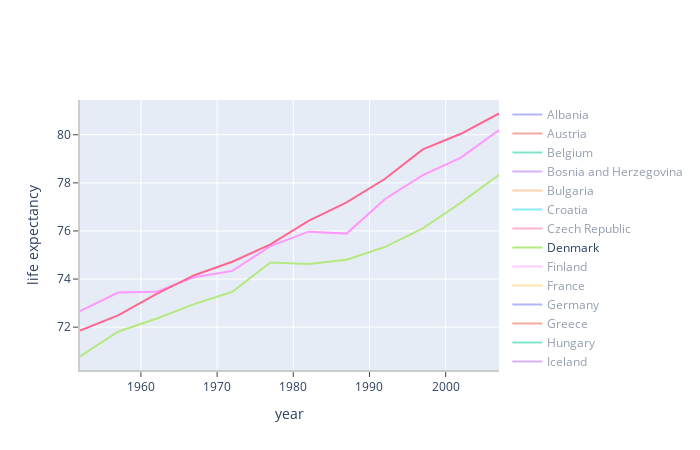

Source (notebook cell):
### Code cell
import plotly.graph_objs as go

countries = europe['country'].unique()

fig = go.Figure()

# Creating traces by looping over countries
for country in countries:
    is_country = europe['country'] == country
    trace = go.Scatter(x=europe[is_country]['year'],
                    y=europe[is_country]['lifeExp'],
                    mode="lines",
                    name=country)
    fig.add_trace(trace)

fig.update_layout(xaxis=dict(
        title="year",
        linecolor='rgb(204, 204, 204)',
        linewidth=2,
        ticks='outside',
    ),
    yaxis=dict(
        title="life expectancy",
        linecolor='rgb(204, 204, 204)',
        linewidth=2,
        ticks='outside',
    ),
    autosize=False,
)

fig.show()

### Figure 1 — Plotly figure (JSON) as saved in the notebook; plotly's stock layout.template omitted (floating-point values rounded to 4 significant figures)
{"data": [{"mode": "lines", "name": "Albania", "type": "scatter", "visible": "legendonly", "x": [1952, 1957, 1962, 1967, 1972, 1977, 1982, 1987, 1992, 1997, 2002, 2007], "y": [55.23, 59.28, 64.82, 66.22, 67.69, 68.93, 70.42, 72, 71.58, 72.95, 75.65, 76.42]}, {"mode": "lines", "name": "Austria", "type": "scatter", "visible": "legendonly", "x": [1952, 1957, 1962, 1967, 1972, 1977, 1982, 1987, 1992, 1997, 2002, 2007], "y": [66.8, 67.48, 69.54, 70.14, 70.63, 72.17, 73.18, 74.94, 76.04, 77.51, 78.98, 79.83]}, {"mode": "lines", "name": "Belgium", "type": "scatter", "visible": "legendonly", "x": [1952, 1957, 1962, 1967, 1972, 1977, 1982, 1987, 1992, 1997, 2002, 2007], "y": [68, 69.24, 70.25, 70.94, 71.44, 72.8, 73.93, 75.35, 76.46, 77.53, 78.32, 79.44]}, {"mode": "lines", "name": "Bosnia and Herzegovina", "type": "scatter", "visible": "legendonly", "x": [1952, 1957, 1962, 1967, 1972, 1977, 1982, 1987, 1992, 1997, 2002, 2007], "y": [53.82, 58.45, 61.93, 64.79, 67.45, 69.86, 70.69, 71.14, 72.18, 73.24, 74.09, 74.85]}, {"mode": "lines", "name": "Bulgaria", "type": "scatter", "visible": "legendonly", "x": [1952, 1957, 1962, 1967, 1972, 1977, 1982, 1987, 1992, 1997, 2002, 2007], "y": [59.6, 66.61, 69.51, 70.42, 70.9, 70.81, 71.08, 71.34, 71.19, 70.32, 72.14, 73.0]}, {"mode": "lines", "name": "Croatia", "type": "scatter", "visible": "legendonly", "x": [1952, 1957, 1962, 1967, 1972, 1977, 1982, 1987, 1992, 1997, 2002, 2007], "y": [61.21, 64.77, 67.13, 68.5, 69.61, 70.64, 70.46, 71.52, 72.53, 73.68, 74.88, 75.75]}, {"mode": "lines", "name": "Czech Republic", "type": "scatter", "visible": "legendonly", "x": [1952, 1957, 1962, 1967, 1972, 1977, 1982, 1987, 1992, 1997, 2002, 2007], "y": [66.87, 69.03, 69.9, 70.38, 70.29, 70.71, 70.96, 71.58, 72.4, 74.01, 75.51, 76.49]}, {"mode": "lines", "name": "Denmark", "type": "scatter", "visible": true, "x": [1952, 1957, 1962, 1967, 1972, 1977, 1982, 1987, 1992, 1997, 2002, 2007], "y": [70.78, 71.81, 72.35, 72.96, 73.47, 74.69, 74.63, 74.8, 75.33, 76.11, 77.18, 78.33]}, {"mode": "lines", "name": "Finland", "type": "scatter", "visible": "legendonly", "x": [1952, 1957, 1962, 1967, 1972, 1977, 1982, 1987, 1992, 1997, 2002, 2007], "y": [66.55, 67.49, 68.75, 69.83, 70.87, 72.52, 74.55, 74.83, 75.7, 77.13, 78.37, 79.31]}, {"mode": "lines", "name": "France", "type": "scatter", "visible": "legendonly", "x": [1952, 1957, 1962, 1967, 1972, 1977, 1982, 1987, 1992, 1997, 2002, 2007], "y": [67.41, 68.93, 70.51, 71.55, 72.38, 73.83, 74.89, 76.34, 77.46, 78.64, 79.59, 80.66]}, {"mode": "lines", "name": "Germany", "type": "scatter", "visible": "legendonly", "x": [1952, 1957, 1962, 1967, 1972, 1977, 1982, 1987, 1992, 1997, 2002, 2007], "y": [67.5, 69.1, 70.3, 70.8, 71, 72.5, 73.8, 74.85, 76.07, 77.34, 78.67, 79.41]}, {"mode": "lines", "name": "Greece", "type": "scatter", "visible": "legendonly", "x": [1952, 1957, 1962, 1967, 1972, 1977, 1982, 1987, 1992, 1997, 2002, 2007], "y": [65.86, 67.86, 69.51, 71, 72.34, 73.68, 75.24, 76.67, 77.03, 77.87, 78.26, 79.48]}, {"mode": "lines", "name": "Hungary", "type": "scatter", "visible": "legendonly", "x": [1952, 1957, 1962, 1967, 1972, 1977, 1982, 1987, 1992, 1997, 2002, 2007], "y": [64.03, 66.41, 67.96, 69.5, 69.76, 69.95, 69.39, 69.58, 69.17, 71.04, 72.59, 73.34]}, {"mode": "lines", "name": "Iceland", "type": "scatter", "visible": "legendonly", "x": [1952, 1957, 1962, 1967, 1972, 1977, 1982, 1987, 1992, 1997, 2002, 2007], "y": [72.49, 73.47, 73.68, 73.73, 74.46, 76.11, 76.99, 77.23, 78.77, 78.95, 80.5, 81.76]}, {"mode": "lines", "name": "Ireland", "type": "scatter", "visible": "legendonly", "x": [1952, 1957, 1962, 1967, 1972, 1977, 1982, 1987, 1992, 1997, 2002, 2007], "y": [66.91, 68.9, 70.29, 71.08, 71.28, 72.03, 73.1, 74.36, 75.47, 76.12, 77.78, 78.89]}, {"mode": "lines", "name": "Italy", "type": "scatter", "visible": "legendonly", "x": [1952, 1957, 1962, 1967, 1972, 1977, 1982, 1987, 1992, 1997, 2002, 2007], "y": [65.94, 67.81, 69.24, 71.06, 72.19, 73.48, 74.98, 76.42, 77.44, 78.82, 80.24, 80.55]}, {"mode": "lines", "name": "Montenegro", "type": "scatter", "visible": "legendonly", "x": [1952, 1957, 1962, 1967, 1972, 1977, 1982, 1987, 1992, 1997, 2002, 2007], "y": [59.16, 61.45, 63.73, 67.18, 70.64, 73.07, 74.1, 74.86, 75.44, 75.44, 73.98, 74.54]}, {"mode": "lines", "name": "Netherlands", "type": "scatter", "visible": "legendonly", "x": [1952, 1957, 1962, 1967, 1972, 1977, 1982, 1987, 1992, 1997, 2002, 2007], "y": [72.13, 72.99, 73.23, 73.82, 73.75, 75.24, 76.05, 76.83, 77.42, 78.03, 78.53, 79.76]}, {"mode": "lines", "name": "Norway", "type": "scatter", "x": [1952, 1957, 1962, 1967, 1972, 1977, 1982, 1987, 1992, 1997, 2002, 2007], "y": [72.67, 73.44, 73.47, 74.08, 74.34, 75.37, 75.97, 75.89, 77.32, 78.32, 79.05, 80.2]}, {"mode": "lines", "name": "Poland", "type": "scatter", "visible": "legendonly", "x": [1952, 1957, 1962, 1967, 1972, 1977, 1982, 1987, 1992, 1997, 2002, 2007], "y": [61.31, 65.77, 67.64, 69.61, 70.85, 70.67, 71.32, 70.98, 70.99, 72.75, 74.67, 75.56]}, {"mode": "lines", "name": "Portugal", "type": "scatter", "visible": "legendonly", "x": [1952, 1957, 1962, 1967, 1972, 1977, 1982, 1987, 1992, 1997, 2002, 2007], "y": [59.82, 61.51, 64.39, 66.6, 69.26, 70.41, 72.77, 74.06, 74.86, 75.97, 77.29, 78.1]}, {"mode": "lines", "name": "Romania", "type": "scatter", "visible": "legendonly", "x": [1952, 1957, 1962, 1967, 1972, 1977, 1982, 1987, 1992, 1997, 2002, 2007], "y": [61.05, 64.1, 66.8, 66.8, 69.21, 69.46, 69.66, 69.53, 69.36, 69.72, 71.32, 72.48]}, {"mode": "lines", "name": "Serbia", "type": "scatter", "visible": "legendonly", "x": [1952, 1957, 1962, 1967, 1972, 1977, 1982, 1987, 1992, 1997, 2002, 2007], "y": [58.0, 61.69, 64.53, 66.91, 68.7, 70.3, 70.16, 71.22, 71.66, 72.23, 73.21, 74.0]}, {"mode": "lines", "name": "Slovak Republic", "type": "scatter", "visible": "legendonly", "x": [1952, 1957, 1962, 1967, 1972, 1977, 1982, 1987, 1992, 1997, 2002, 2007], "y": [64.36, 67.45, 70.33, 70.98, 70.35, 70.45, 70.8, 71.08, 71.38, 72.71, 73.8, 74.66]}, {"mode": "lines", "name": "Slovenia", "type": "scatter", "visible": "legendonly", "x": [1952, 1957, 1962, 1967, 1972, 1977, 1982, 1987, 1992, 1997, 2002, 2007], "y": [65.57, 67.85, 69.15, 69.18, 69.82, 70.97, 71.06, 72.25, 73.64, 75.13, 76.66, 77.93]}, {"mode": "lines", "name": "Spain", "type": "scatter", "visible": "legendonly", "x": [1952, 1957, 1962, 1967, 1972, 1977, 1982, 1987, 1992, 1997, 2002, 2007], "y": [64.94, 66.66, 69.69, 71.44, 73.06, 74.39, 76.3, 76.9, 77.57, 78.77, 79.78, 80.94]}, {"mode": "lines", "name": "Sweden", "type": "scatter", "x": [1952, 1957, 1962, 1967, 1972, 1977, 1982, 1987, 1992, 1997, 2002, 2007], "y": [71.86, 72.49, 73.37, 74.16, 74.72, 75.44, 76.42, 77.19, 78.16, 79.39, 80.04, 80.88]}, {"mode": "lines", "name": "Switzerland", "type": "scatter", "visible": "legendonly", "x": [1952, 1957, 1962, 1967, 1972, 1977, 1982, 1987, 1992, 1997, 2002, 2007], "y": [69.62, 70.56, 71.32, 72.77, 73.78, 75.39, 76.21, 77.41, 78.03, 79.37, 80.62, 81.7]}, {"mode": "lines", "name": "Turkey", "type": "scatter", "visible": "legendonly", "x": [1952, 1957, 1962, 1967, 1972, 1977, 1982, 1987, 1992, 1997, 2002, 2007], "y": [43.59, 48.08, 52.1, 54.34, 57.01, 59.51, 61.04, 63.11, 66.15, 68.83, 70.84, 71.78]}, {"mode": "lines", "name": "United Kingdom", "type": "scatter", "visible": "legendonly", "x": [1952, 1957, 1962, 1967, 1972, 1977, 1982, 1987, 1992, 1997, 2002, 2007], "y": [69.18, 70.42, 70.76, 71.36, 72.01, 72.76, 74.04, 75.01, 76.42, 77.22, 78.47, 79.42]}], "layout": {"autosize": false, "height": 450, "width": 700, "xaxis": {"autorange": true, "linecolor": "rgb(204, 204, 204)", "linewidth": 2, "range": [1952, 2007], "ticks": "outside", "title": {"text": "year"}, "type": "linear"}, "yaxis": {"autorange": true, "linecolor": "rgb(204, 204, 204)", "linewidth": 2, "range": [70.22, 81.45], "ticks": "outside", "title": {"text": "life expectancy"}, "type": "linear"}}}
